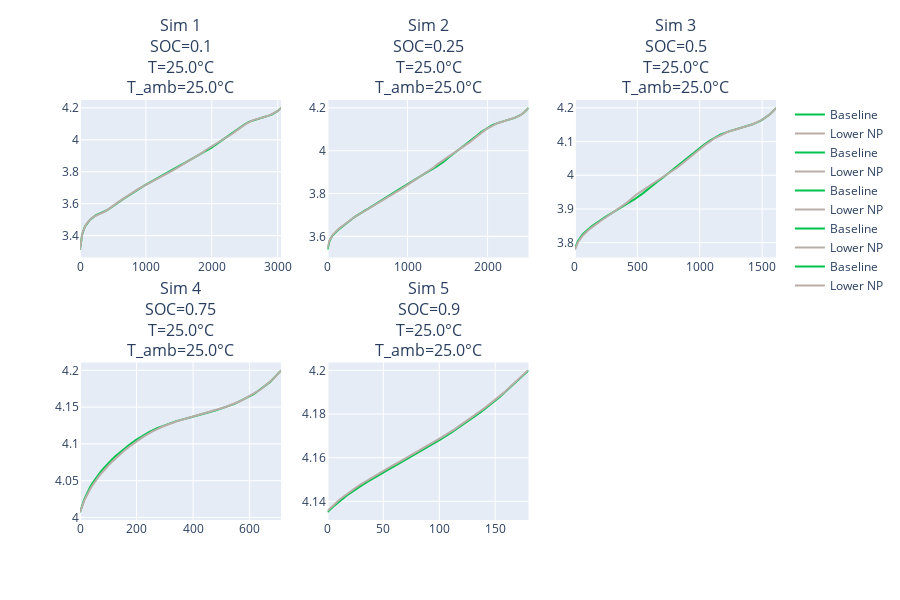

Notebook code cell kept with this figure:
### Markdown cell above
We can plot the variables of interest for the designs across the batch

### Code cell
batch_output.plot_dynamic_response("voltModel")
